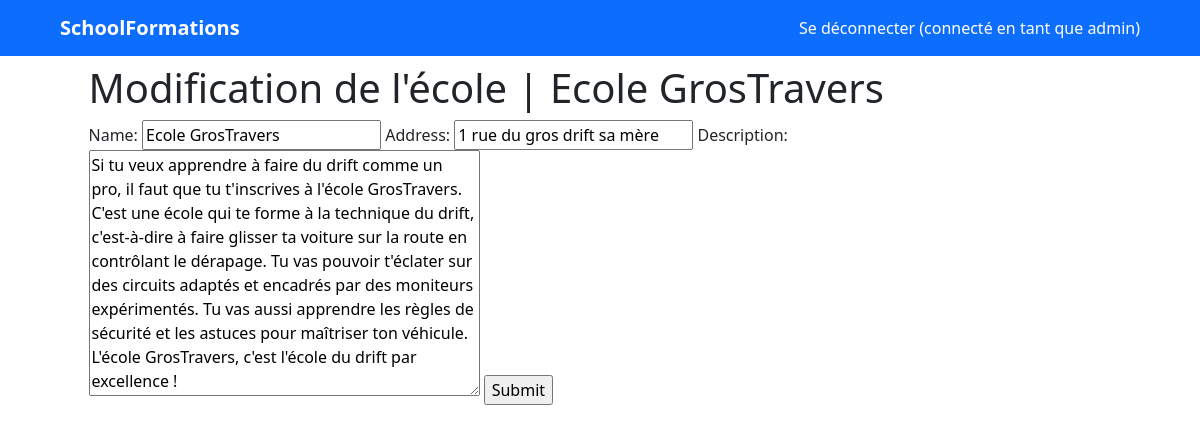
The page /schools/edit/1 (signed in) on the database its author committed.
### schools/models.py (models this page shows)
class School(models.Model):
    name = models.CharField(max_length=100)
    address = models.CharField(max_length=255)
    description = models.TextField()
    reservations = models.ManyToManyField(User, through='Reservation')

### schools/views.py (the view)
# urls.py: path('edit/<int:school_id>', views.edit, name='edit'),
def edit(request, school_id):
    school = School.objects.get(id=school_id)
    if request.method == 'POST':
        form = SchoolForm(request.POST, instance=school)
        if form.is_valid():
            form.save()
            return HttpResponseRedirect('/schools')
    form = SchoolForm(instance=school)
    return render(request, 'schools/edit.html', {'form': form, 'school': school})

### schools/forms.py
class SchoolForm(ModelForm):
    class Meta:
        model = School
        fields = ('id', 'name', 'address', 'description')

### templates/schools/edit.html (shortened to what this page needs)
{% extends "layouts.html" %}
{% block content %}
    <h1>Modification de l'école | {{ school.name }}</h1>
    <form action="/schools/edit/{{ school.id }}" method="post">
        {{ form }}
        <input type="submit" value="Submit">
    </form>
{% endblock %}

### templates/navbar.html
<nav class="navbar bg-primary mb-2">
    <div class="container-fluid mx-5">
        <a class="navbar-brand text-white fw-bold" href="/">
            SchoolFormations
        </a>
        <ul class="navbar-nav mb-2 mb-lg-0">
            {% if user.is_authenticated %}
                <li class="nav-item">
                    <a class="text-white nav-link" href="{% url 'logout' %}">Se déconnecter (connecté en tant que {{ user.username }}) </a>
                </li>
            {% else %}
                <li class="nav-item">
                    <a class="text-white nav-link" href="{% url 'login' %}">Se connecter</a>
                </li>
            {% endif %}
        </ul>
    </div>
</nav>

### templates/layouts.html (style rules this page uses)
a { color: black; text-decoration: none; }

### rows shown on the page
School: name "Ecole GrosTravers", address "1 rue du gros drift sa mère", description "Si tu veux apprendre à faire du drift comme un pro, il faut que tu t'inscrives à l'école GrosTravers. C'est une école qui te forme à la technique du drift, c'est-à-dire à faire glisser ta voiture sur la route en contrôlant le dérapage. Tu vas pouvoir t'éclater sur des circuits adaptés et encadrés par des moniteurs expérimentés. Tu vas aussi apprendre les règles de sécurité et les astuces pour maîtriser ton véhicule. L'école GrosTravers, c'est l'école du drift par excellence !"

### other values the page prints
{{ user.username }} "admin"
